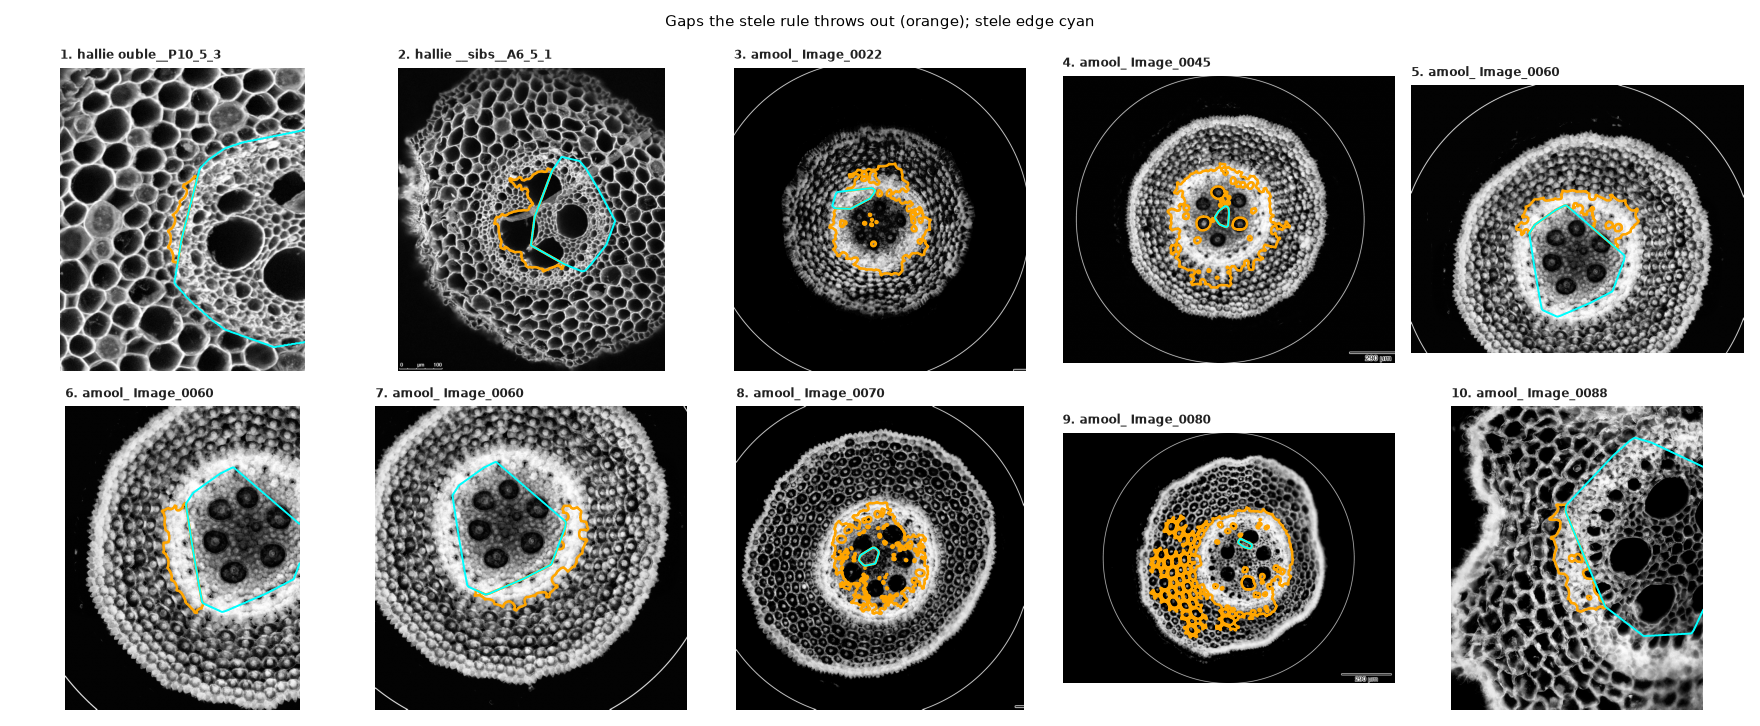

Python code for this plot:
"""Gaps the automatic stele rule drops from aerenchyma (pipeline.lacunae), in the shipped examples: drawn to decide
whether to drop the rule (2026-11-10). Run from the repo root: .venv/bin/python docs/development/stele_rule_gaps.py docs/development/stele_rule_gaps.png
Result: all 10 are stele-outline errors, none aerenchyma, so the rule stays for automatic lacunae."""
import json, sys, numpy as np, glob
from pathlib import Path
sys.path.insert(0, ".")
import pipeline as P, run_batch as RB
import matplotlib; matplotlib.use("Agg"); import matplotlib.pyplot as plt
from skimage import segmentation
orig=P.morphology.dilation
crops=[]
for ex in ["examples/hallie_SL-2026-004","examples/amool_root_tip_to_mature"]:
    st=json.loads(Path(ex,"anatomy/settings.json").read_text()); imgdir=P.image_dir(Path(ex,"anatomy"),st)
    keys={RB.image_key(r):r for r in RB.list_images(imgdir)}
    for f in sorted(glob.glob(f"{ex}/anatomy/masks/*.npz")):
        cells,region,mx,_=P.load_state(f)
        if not (region==2).any(): continue
        centre=P.centre_of(region,P.load_centre(f)); arcs=P.load_sectors(f,float(st.get("quadrant_angle_deg",0)))
        props,_,_=P.derive(cells,region,mx,0,centre); props=P.exclude_sectors(props,arcs)
        la=P.lacunae(cells,region,mx,props,centre,arcs,mask=True)[3]
        P.morphology.dilation=lambda im,fp,_o=orig: np.zeros_like(im) if im.dtype==bool and im.sum()==(region==2).sum() else _o(im,fp)
        lb=P.lacunae(cells,region,mx,props,centre,arcs,mask=True)[3]; P.morphology.dilation=orig
        new=np.unique(lb[(lb>0)&(la<=0)])
        if not len(new): continue
        gray=P.load_gray(imgdir/keys[Path(f).stem])
        for l in new:
            m=lb==l; yy,xx=np.nonzero(m); pad=int(max(np.ptp(yy),np.ptp(xx))*0.8)+60
            y0,y1=max(0,yy.min()-pad),min(m.shape[0],yy.max()+pad); x0,x1=max(0,xx.min()-pad),min(m.shape[1],xx.max()+pad)
            crops.append((f"{ex.split('/')[-1][:6]} {Path(f).stem[-14:]}",gray[y0:y1,x0:x1],m[y0:y1,x0:x1],(region==2)[y0:y1,x0:x1],cells[y0:y1,x0:x1]))
n=len(crops); cols=5; rows=(n+cols-1)//cols
fig,ax=plt.subplots(rows,cols,figsize=(3.2*cols,3.3*rows))
for a in ax.flat: a.axis("off")
for i,(a,(t,g,m,s,c)) in enumerate(zip(ax.flat,crops)):
    a.imshow(g,cmap="gray"); a.contour(m,[.5],colors="orange",linewidths=1.6); a.contour(s,[.5],colors="cyan",linewidths=1.2)
    a.set_title(f"{i+1}. {t}",fontsize=8)
fig.suptitle("Gaps the stele rule throws out (orange); stele edge cyan",fontsize=10); fig.tight_layout()
fig.savefig(sys.argv[1],dpi=110); print(n)
